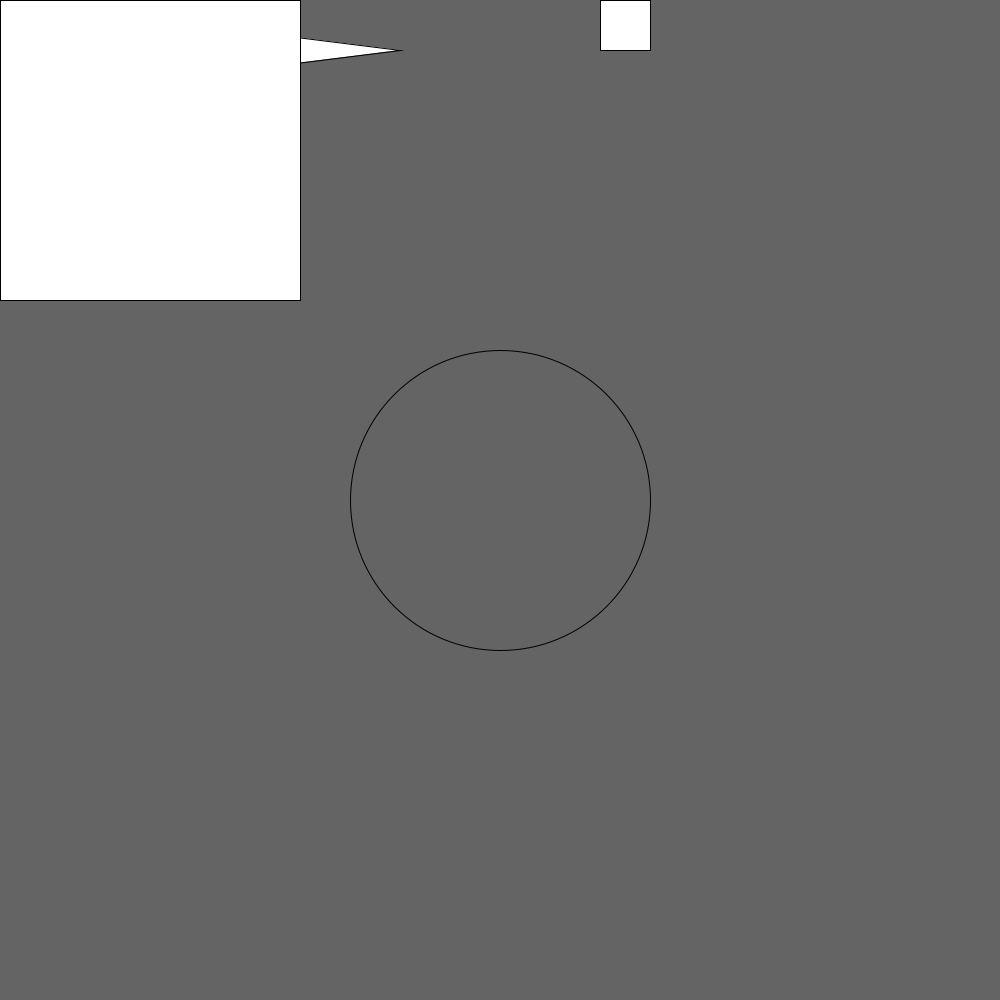
Frame 1 (no input)
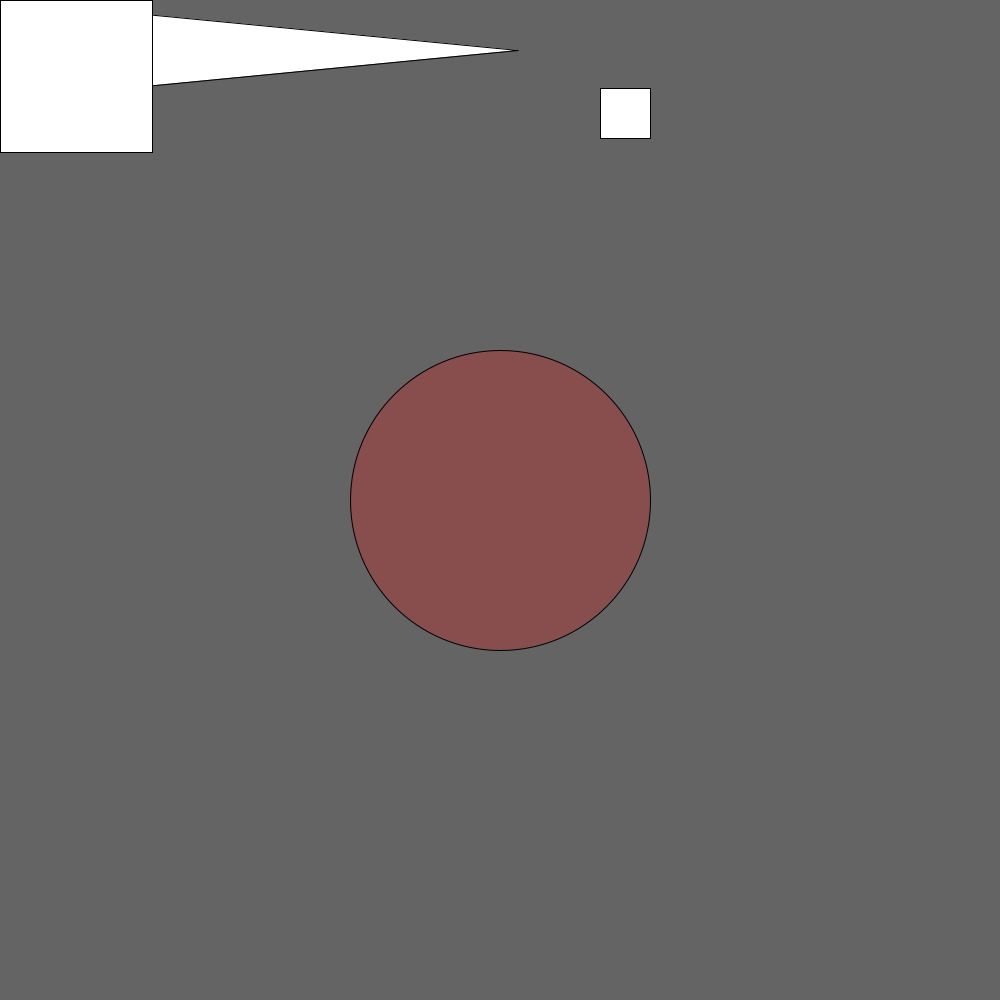
Frame 60 (the mouse pressed at the canvas centre just before this capture)
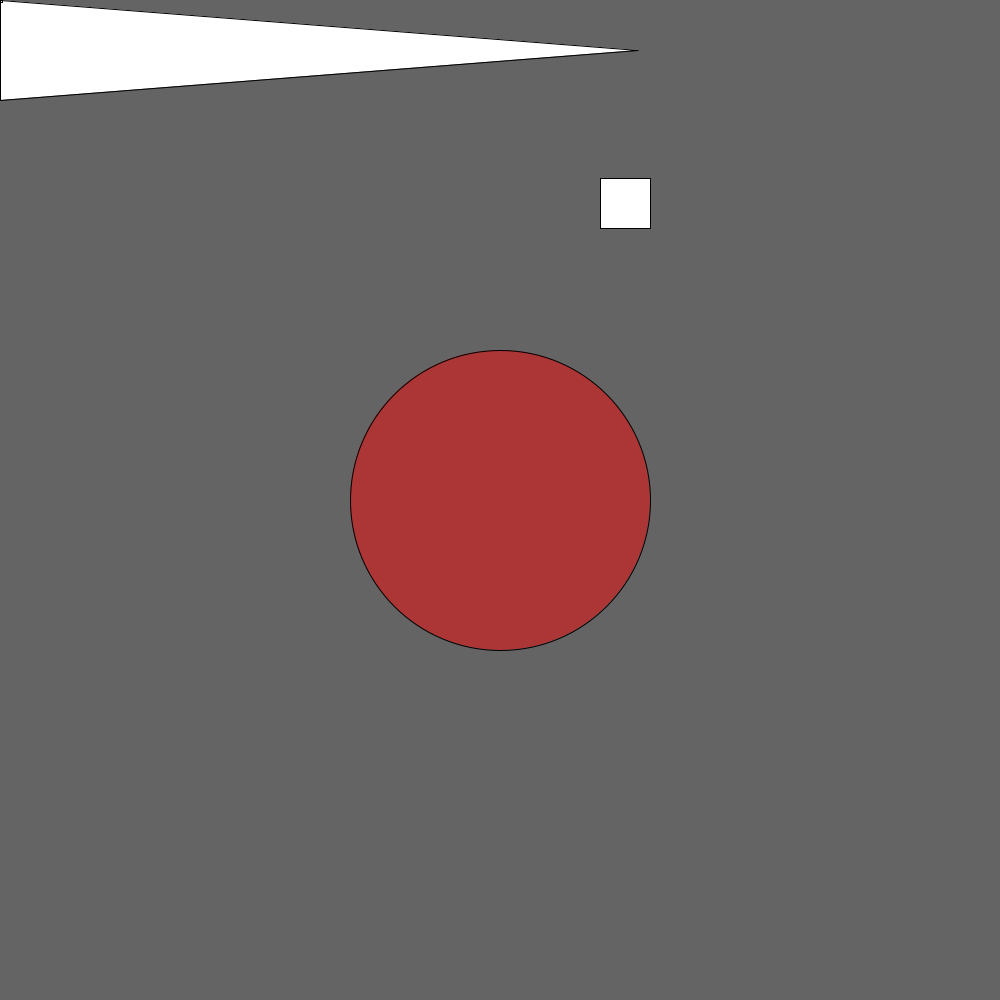
Frame 120 (the mouse held since frame 60 and released just before this capture)

The Processing sketch that drew these frames (run headless with seeded random() and noise(); from frame 60 on, the mouse is pressed at the canvas centre):

// Processing sketch: reverse_engineering_variables
// ── reverse_engineering_variables.pde
int x=0;
float y=0;
float a=300;
int b=400;



void setup() {
  size(1000,1000);
}

void draw(){
  background(100);
  fill(255,0,0,x);
  circle(500,500,300);
  x=x+1;
  fill(255,255,255);
  triangle(0,0,b,50,0,100);
  b=b+2;
  square(0,0,a);
  a=a-2.5;
  square(600, y, 50);
  y=y+1.5;
  
  if(y>=999){
    y=0;
  }
  
}
